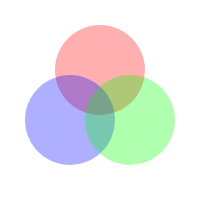
Frame 1 (no input)
Frame 60 (no input): identical to frame 1, image omitted
Frame 120 (the mouse pressed at the canvas centre since frame 60): identical to frame 1, image omitted

The p5.js sketch that drew this single still picture (run headless with seeded random() and noise() and a simulated clock; from frame 60 on, the mouse is pressed at the canvas centre):

// p5.js sketch
// ── sketch.js
function setup() {
  createCanvas(200,200);
  colorMode(RGB);
}

function draw() {
  background(300);
  noStroke();
  fill(255,0,0,80);
  circle(100,70,90);
  fill(0,0,255,80);
  circle(70,120,90);
  fill(0,255,0,80);
  circle(130,120,90)
}
